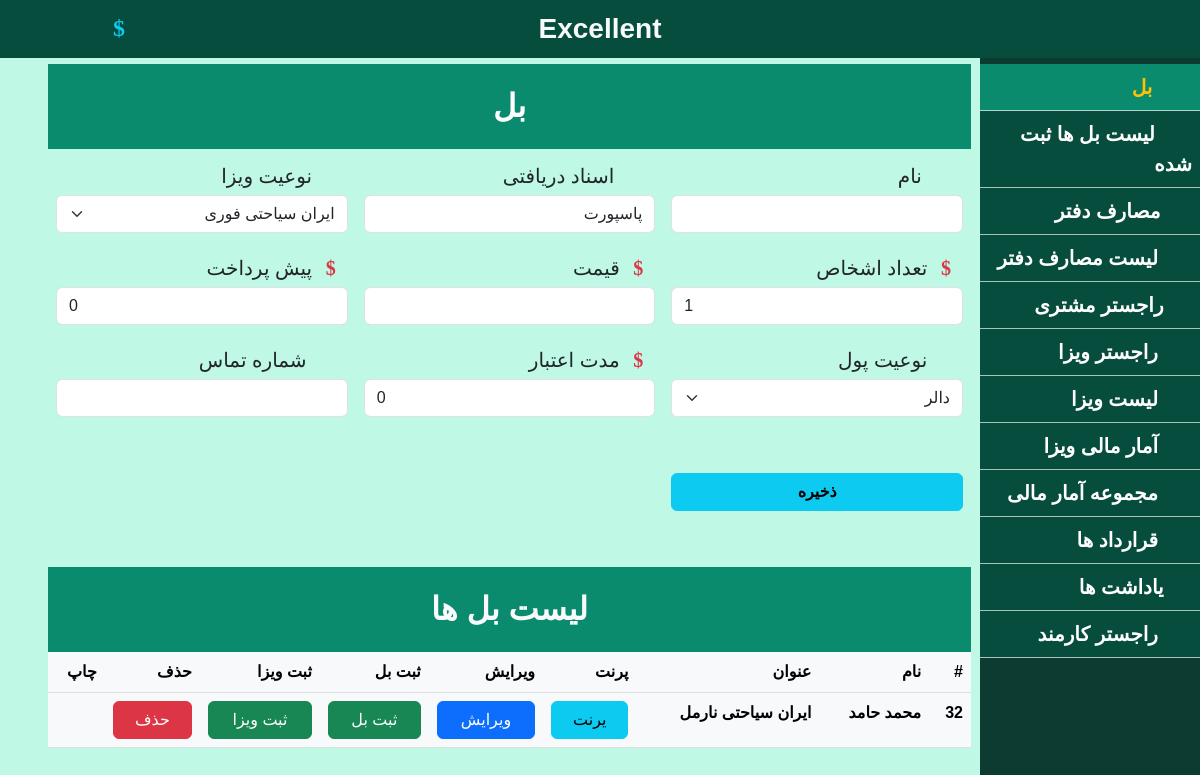
The app's page /bill (signed in), older data.
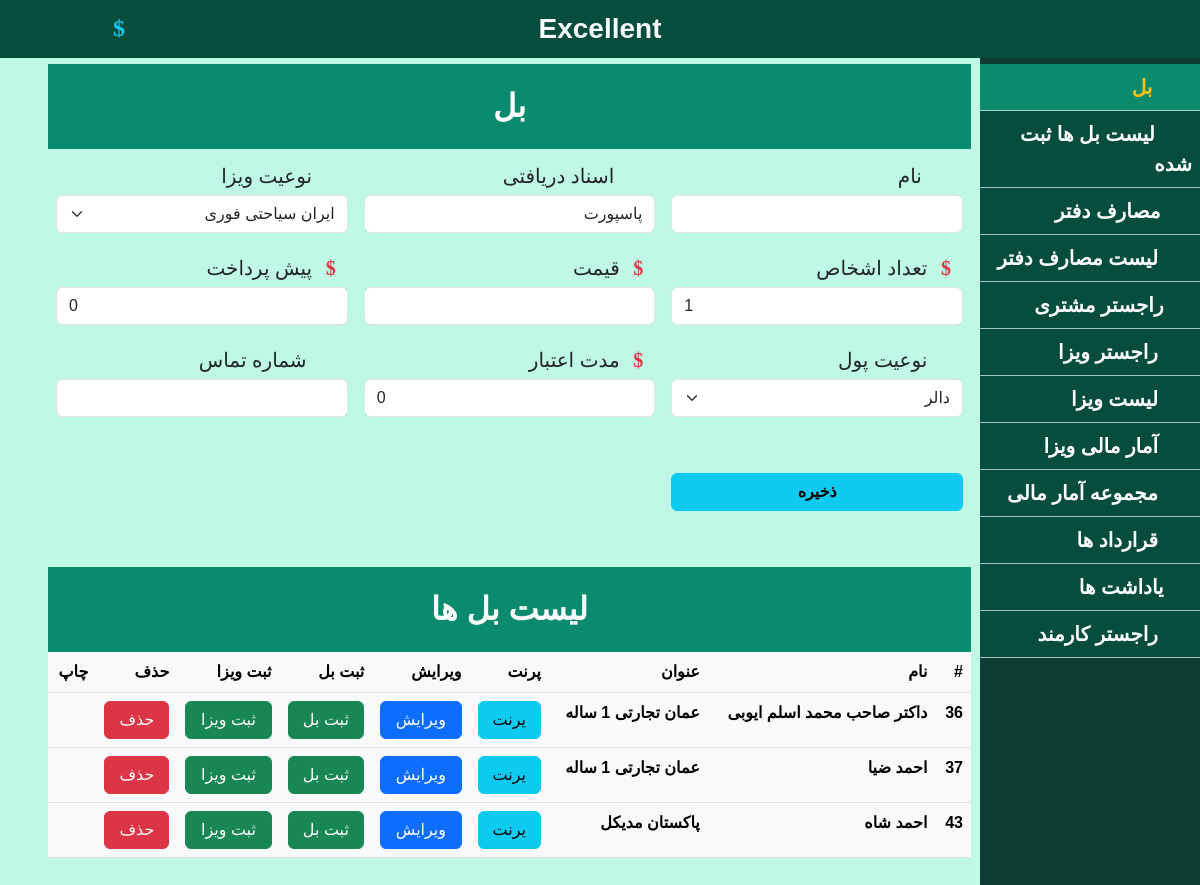
The same page, newer data.
### travel_tour/models.py (models this page shows, shortened)
class Bill(models.Model):
    name = models.CharField(max_length=50)
    reciveddoc = models.CharField(max_length=50)
    visatype = models.ForeignKey(VisaType, on_delete=models.CASCADE,null=True)
    othertype = models.ForeignKey(otherbill,on_delete=models.CASCADE,null=True)
    date = models.DateField(auto_now_add = True)
    price = models.FloatField()
    payed = models.FloatField()
    money = models.ForeignKey(Money, on_delete=models.CASCADE)
    duration = models.IntegerField(null=True)
    isdone = models.BooleanField(default=False)
    cr = models.BooleanField(default=False)
    cv = models.BooleanField(default=False)
    mainprice = models.FloatField(default=0)
    peopleNo = models.IntegerField(default = 1)
    phone = models.CharField(default='07....', max_length=15)
    isactive = models.BooleanField(default=True)
    isprint = models.BooleanField(default = False)

class VisaType(models.Model):
    country = models.CharField(max_length=20)
    duration = models.IntegerField()
    type = models.CharField(max_length=20)
    price = models.FloatField()
    money = models.ForeignKey(Money, on_delete=models.CASCADE)
    def __str__ (self):
        return str(self.country)+ ' ' + str(self.duration)

### travel_tour/views.py (the view)
# urls.py: path('bill', bill ,name = 'bill'),
@login_required(login_url='/')
def bill(request):
    context = {}
    if request.method == 'POST':
        name = request.POST.get('name_txt')
        reciveddoc = request.POST.get('reciveddoc_txt')
        visatype = request.POST.get('visatype_txt')
        price = request.POST.get('price_txt')
        payed = request.POST.get('payed_txt')
        money = request.POST.get('money_txt')
        duration = request.POST.get('duration_txt')
        peopleNo = request.POST.get('people_txt')
        phone = request.POST.get('phone_txt')
        try:
            dbvisatype = mod.VisaType.objects.get(id= visatype)
        except:
          dbvisatype = None
        mytype = None
        mytype2 = None
        if dbvisatype:
            mytype = dbvisatype
        else:
            mytype2 = mod.otherbill.objects.get(title = visatype)
        dbmoney = mod.Money.objects.get(id = money)
        billing = mod.Bill(
            name = name,
            reciveddoc = reciveddoc,
            visatype = mytype,
            othertype = mytype2,
            price = price,
            payed = payed,
            money = dbmoney,
            duration = duration,
            peopleNo = peopleNo,
            phone = phone
        )
        billing.save()
        return redirect('/bill#list')
    else:
        pass
    context['bill'] = ' text-warning sub-bg ps-3'
    context['page'] = 'راجستر بل'
    context['billListing'] = mod.Bill.objects.filter(isdone = False)
    context['visaList'] = mod.VisaType.objects.all()
    context['other'] = mod.otherbill.objects.all()
    context['money'] = mod.Money.objects.all()
    return render(request, 'billing/bill.html', context)

### templates/billing/bill.html (shortened to what the changed rows need)
{% extends 'shared/_MainLayout.html' %}
{% load static %}
{% block content %}
<div class="body p-5 mt-3">
        <div class="list sub-bg" id="list">
              <table class="table table-light fw-bold">
                <thead >
                  <tr>
                    <th scope="col">#</th>
                    <th scope="col"> نام</th>
                    <th scope="col"> عنوان</th>
                    <th scope="col">پرنت </th>
                    <th scope="col">ویرایش </th>
                    <th scope="col"> ثبت بل</th>
                    <th scope="col">ثبت ویزا</th>
                    <th scope="col">حذف</th>
                    <th scope="col">چاپ</th>
                  </tr>
                </thead>
                <tbody>
                 {% for items in billListing%}
                 <tr>
                    <th scope="row">{{ items.id }}</th>
                    <td>{{ items.name }}</td>
                    {% if items.visatype %}
                    <td>{{ items.visatype.country }} {{items.visatype.type}}</td>
                    {% else %}
                    <td>{{ items.othertype.title }}</td>
                    {% endif %}
                    <td><a href="billprint/{{items.id}}" onclick="printPdf('billprint/{{items.id}}'); return false;" class="btn btn-info w-100">یرنت</a></td>
                    <td><a href="updateBill/{{items.id}}" class="btn btn-primary w-100">ویرایش</a></td>
                    <td> <a href="saveBill/{{items.id}}" class="btn btn-success w-100">ثبت بل</a></td>
                    <td> <a href="sendBill/{{items.id}}" class="btn btn-success w-100">ثبت ویزا</a></td>
                    <td> <button type="button" class="btn btn-danger w-100" data-bs-toggle="modal"
                        data-bs-target="#confirmationModal-{{ items.id }}">
                        حذف
                    </button>
                    </td>
                   {% if items.isprint  == False %}
                   <td><a href="/isprint/{{items.id}}">
                     <i class="fa fa-check-circle text-danger" aria-hidden="true"></i>
                   </a></td>
                  {% else %}
                   <td><i class="fa fa-check-circle text-success" aria-hidden="true"></i></td>
                  {% endif %}
                  </tr>
                 {% endfor %}
                </tbody>
              </table>
        </div>
    </div>
{% endblock content %}

Row changes from the older to the newer data that the page shows:
no longer on this page (row edited): Bill: id "32", name "محمد حامد", visatype.country "ایران", visatype.type "سیاحتی نارمل", isprint True (drawn)
added Bill: id "36", name "داکتر صاحب محمد اسلم ایوبی", visatype.country "عمان", visatype.type "تجارتی 1 ساله"
added Bill: id "37", name "احمد ضیا", visatype.country "عمان", visatype.type "تجارتی 1 ساله", isprint True (drawn)
added Bill: id "43", name "احمد شاه", visatype.country "پاکستان", visatype.type "مدیکل", isprint True (drawn)
